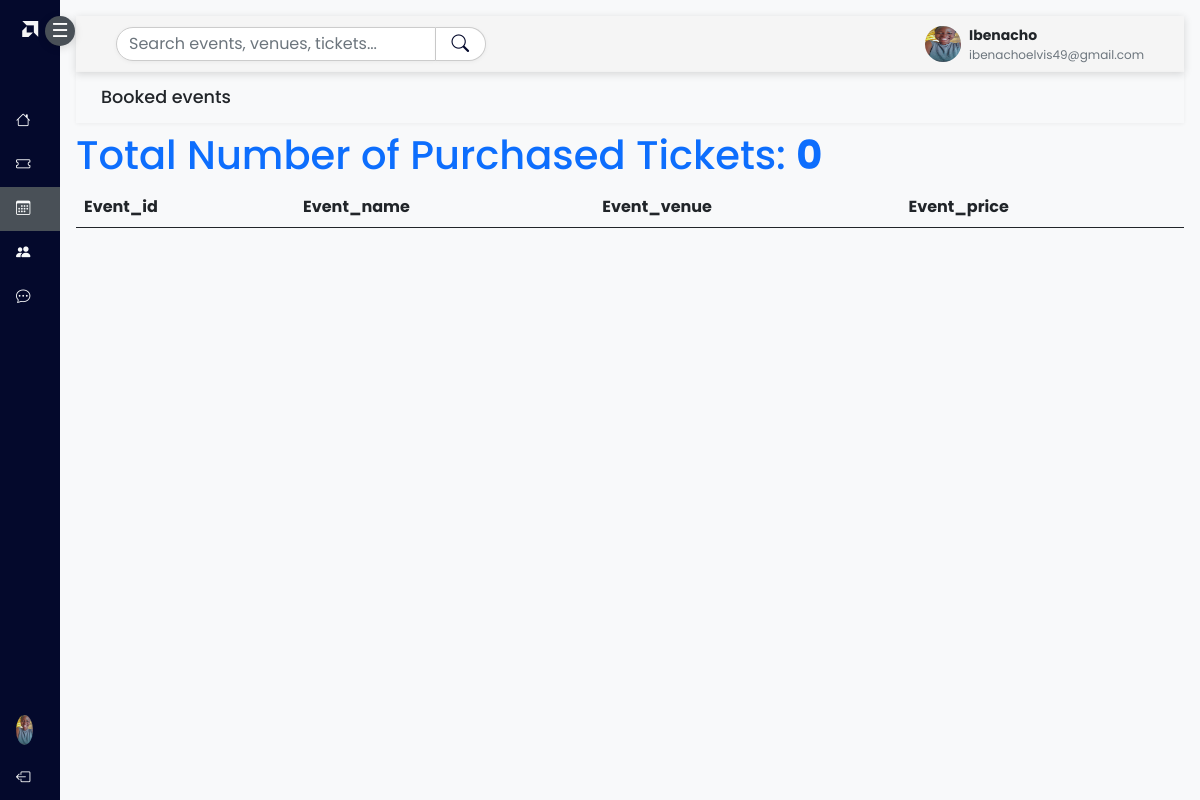
The page /events/booked_events (signed in) on the database its author committed.
### accounts/models.py (models this page shows, shortened)
class CustomUser(AbstractUser):
    ROLES = (
        ('USER', 'User'),
        ('ADMIN', 'Admin'))
    role = models.CharField(max_length=20, choices=ROLES, default='USER')
    email = models.CharField(max_length=150, unique=True, null=False, blank=False)
    username = models.CharField(max_length=100, unique=False, null=True, blank=True)
    first_name = models.CharField(max_length=150, blank=False, null=False)
    last_name = models.CharField(max_length=150, blank=False, null=False)
    USERNAME_FIELD = 'email'
    REQUIRED_FIELDS = []
    objects = UserManager()
    class Meta:
        permissions = (("can_add_user", "Can add user"),
            ("can_update_user", "Can update user"),
            ("can_delete_user", "Can delete user"),
            )
    def __str__(self):
        return self.email

class UserProfile(models.Model):
    profile_picture = models.ImageField(upload_to='media/', blank=True, null=True)
    date_of_birth = models.DateField(blank=True, null=True)
    age = models.IntegerField(blank=True, null=True)
    user = models.OneToOneField(CustomUser, on_delete=models.CASCADE, related_name='profile')
    bio = models.TextField(max_length=500, blank=True)

### events/views.py (the view)
# urls.py: path('events/booked_events', views.booked_event, name="booked_event"),
@login_required
def booked_event(request):
    user = CustomUser.objects.get(email=request.user)
    cached_key = f"user_tickets_events_{user.id}"
    if cache.get(cached_key):
        user_tickets_events = cache.get(cached_key)
    else:
        user_tickets_events = Ticket.objects.select_related('event').filter(user=user)
        cache.set(cached_key, user_tickets_events, timeout=60 * 15)
    booked_event_count = user_tickets_events.count()
    return render(request, 'events/booked_events.html',
                   {"booked_event":booked_event_count, "user_tickets_events":user_tickets_events})

### events/templates/events/booked_events.html (shortened to what this page needs)
{% extends 'accounts/base.html' %}
{% load static %}
{% load crispy_forms_tags %}
{% block content%}
<div class="wrapper">
    <div id="sidebar" class="text-light collapsed d-flex flex-column">
      <a href="#" class="logo">
        <i class="bi bi-amd"></i><span class="menu-text"><b id='logo_home_dash'>Tech</b>Convene</span>
      </a>
      <button class="mb-3 mt-3" id="toggleSidebar">☰</button>
      <nav class="nav flex-column">
        <a href="{% url 'user_dashboard_view' %}" class="nav-link text-light">
          <i class="bi bi-house"></i>
        </a>
        <a href="{% url 'purchased_tickets' %}" class="nav-link  text-light">
          <i class="bi bi-ticket"></i>
        </a>
        <a href="{% url 'booked_event' %}" class="nav-link active text-light">
          <i class="bi bi-calendar3"></i>
        <a href="{% url 'chat_view' %}" class="nav-link text-light">
         <i class="bi bi-people-fill"></i>
         <a href="#" class="nav-link text-light">
         <i class="bi bi-chat-dots"></i>
        </a>
        <div>
            <a href="{% url 'profile' %}" class="nav-link  text-light">
            {% if user.profile.profile_picture %}
            <img src="{{ user.profile.profile_picture.url }}"  class="rounded-circle" width="30" height="30" alt="no image"/>
            {% else %}
            <img  src="{% static 'accounts/images/avatar.jpg' %}" class="rounded-circle" width="30" height="30"/>
            {% endif %}
        </a>
         <a href="{% url 'logout' %}" class="nav-link text-light">
         <i class="bi bi-box-arrow-left"></i>
        </a>
        </div>
      </nav>
    </div>
    <div id="content" class="bg-light p-3">
      <div class="content_header_dash container-fluid d-flex justify-content-between align-items-center">
        <div class="d-flex align-items-center gap-0">
          <input name="search" id="dashboard-search" type="search" placeholder="Search events, venues, tickets..." aria-label="Search" class="form-control form-control-sm" style="width:320px;">
          <button id="dashboard-search-btn" type="submit" class="btn btn-outline-dark btn-sm">
            <i class="bi bi-search"></i>
          </button>
        </div>
        <div class="d-flex align-items-center gap-3">
        <div class="profile-mini d-flex align-items-center gap-2">
          <img src="{% if user.profile.profile_picture %}{{ user.profile.profile_picture.url }}{% else %}{% static 'accounts/images/avatar.jpg' %}{% endif %}" alt="{{ user.get_full_name }}" class="rounded-circle" width="36" height="36">
          <div class="d-none d-md-block">
            <div style="font-weight:700;font-size:14px;">{{ user.first_name|default:user.username }}</div>
            <div class="text-muted" style="font-size:12px;">{{ user.email }}</div>
          </div>
        </div>
      </div>
    </div>
    <h4 class="welcome-greeting container-fluid">Booked events</h4>
    <h1 class="text-primary">Total Number of Purchased Tickets: <b class="text-primary">{{booked_event}}</b></h1>
    <table class="table table-striped">
        <thead>
          <tr>
            <th scope="col">Event_id</th>
            <th scope="col">Event_name</th>
            <th scope="col">Event_venue</th>
            <th scope="col">Event_price</th>
          </tr>
        </thead>
      </table>
</div>
</div>
{% endblock%}

### accounts/static/accounts/css/style.css (style rules this page uses)
* { margin: 0; padding: 0; box-sizing: border-box; font-family: Poppins; }
html, body { overflow-x: hidden; scroll-behavior: smooth; width: 100%; }
.wrapper { display: flex; height: 100vh; overflow: hidden; }
#sidebar { height: 100%; width: 60px; background-color: #04092C; color: white; transition: width 0.3s ease; position: relative; }
#sidebar div { width: 100%; position: absolute; bottom: 0; }
#toggleSidebar { background: #495057; color: #fff; width: 30px; height: 30px; font-size: 1.2rem; border: none; position: fixed; left:45px; top: 0px; z-index: 1000; border-radius: 50%; box-shadow: 0 2px 8px rgba(0,0,0,0.15); display: flex; align-items: center; justify-content: center; cursor: pointer; transition: left 0.5s; }
#sidebar .nav-link { white-space: nowrap; overflow: hidden; text-overflow: ellipsis; display: flex; align-items: center; padding: 0.7rem 1rem; font-size: 0.9rem; text-align: center; width: 100%; transition: background-color 0.5s ease, color 0.5s ease, width 0.5s ease; }
#sidebar .nav-link.active { background-color: #495057; color: #ffffff; }
#sidebar .logo { text-decoration: none; padding: 18px 0; text-align: center; cursor:pointer; color: #495057; margin-bottom: 15px; font-size: 1rem; }
#sidebar .logo i { color: whitesmoke; }
#content { flex-grow: 1; overflow-y: auto; box-sizing: border-box; width: 100%; }
#content .content_header_dash { background: whitesmoke; box-shadow: 0 2px 8px rgba(0,0,0,0.15); width: 100%; padding: 0 40px; margin: 0; box-sizing: border-box; display: flex; align-items: center; justify-content: space-between; min-height: 56px; }
#content .content_header_dash > div { display: flex; align-items: center; }
#content .content_header_dash div input[type="search"] { padding: 4px 12px; border: 1px solid #ccc; border-radius: 20px 0 0 20px; background: #fff; font-size: 1rem; outline: none; transition: border-color 0.2s, box-shadow 0.2s; box-shadow: 0 1px 4px rgba(0,0,0,0.05); margin-right: 0; width: 180px; }
#content .content_header_dash div button[type="submit"] { border-radius: 0 20px 20px 0; border: 1px solid #ccc; border-left: none; padding: 3px 6px; margin-left: 0; background: #fff; color: #333; box-shadow: 0 1px 4px rgba(0,0,0,0.05); transition: background 0.2s; font-size: 1rem; display: flex; gap: 0; align-items: center; }
#content .content_header_dash div i { margin: 0 0.6rem; font-size: 1.1rem; color: #04092C; text-align: center; }
.welcome-greeting { font-size: 1.1rem; width: 100%; box-shadow: 0 1px 4px rgba(0,0,0,0.05); padding: 15px 25px; }

### rows shown on the page
CustomUser: profile.profile_picture (picture), profile_picture (picture), first_name "Ibenacho", email "ibenachoelvis49@gmail.com"

### other values the page prints
{{ booked_event }} "0"
